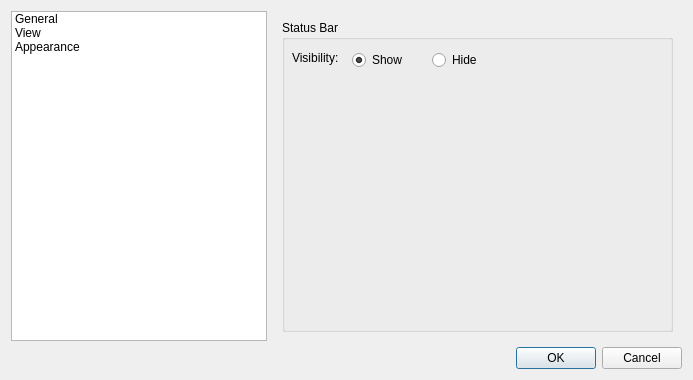
<?xml version="1.0" encoding="UTF-8"?>
<ui version="4.0">
 <class>PreferencesDialog</class>
 <widget class="QDialog" name="PreferencesDialog">
  <property name="geometry">
   <rect>
    <x>0</x>
    <y>0</y>
    <width>693</width>
    <height>380</height>
   </rect>
  </property>
  <property name="windowTitle">
   <string>Preferences</string>
  </property>
  <property name="windowIcon">
   <iconset resource="Resources.qrc">
    <normaloff>:/icons/settings_w.png</normaloff>:/icons/settings_w.png</iconset>
  </property>
  <layout class="QFormLayout" name="formLayout">
   <item row="0" column="0">
    <widget class="QListWidget" name="PrefList">
     <item>
      <property name="text">
       <string>General</string>
      </property>
     </item>
     <item>
      <property name="text">
       <string>View</string>
      </property>
     </item>
     <item>
      <property name="text">
       <string>Appearance</string>
      </property>
     </item>
    </widget>
   </item>
   <item row="0" column="1">
    <widget class="QStackedWidget" name="stackedWidget">
     <property name="currentIndex">
      <number>1</number>
     </property>
     <widget class="QWidget" name="General"/>
     <widget class="QWidget" name="View">
      <layout class="QGridLayout" name="gridLayout_2">
       <item row="0" column="0">
        <widget class="QGroupBox" name="groupBox_2">
         <property name="title">
          <string>Status Bar</string>
         </property>
         <widget class="QLabel" name="label_2">
          <property name="geometry">
           <rect>
            <x>10</x>
            <y>30</y>
            <width>51</width>
            <height>16</height>
           </rect>
          </property>
          <property name="text">
           <string>Visibility:</string>
          </property>
         </widget>
         <widget class="QRadioButton" name="Show">
          <property name="enabled">
           <bool>true</bool>
          </property>
          <property name="geometry">
           <rect>
            <x>70</x>
            <y>30</y>
            <width>61</width>
            <height>20</height>
           </rect>
          </property>
          <property name="text">
           <string>Show</string>
          </property>
          <property name="checked">
           <bool>true</bool>
          </property>
         </widget>
         <widget class="QRadioButton" name="Hide">
          <property name="geometry">
           <rect>
            <x>150</x>
            <y>30</y>
            <width>90</width>
            <height>20</height>
           </rect>
          </property>
          <property name="sizePolicy">
           <sizepolicy hsizetype="Minimum" vsizetype="Fixed">
            <horstretch>0</horstretch>
            <verstretch>0</verstretch>
           </sizepolicy>
          </property>
          <property name="font">
           <font>
            <bold>false</bold>
            <underline>false</underline>
           </font>
          </property>
          <property name="autoFillBackground">
           <bool>false</bool>
          </property>
          <property name="text">
           <string>Hide</string>
          </property>
         </widget>
        </widget>
       </item>
      </layout>
     </widget>
     <widget class="QWidget" name="Apperance">
      <layout class="QGridLayout" name="gridLayout">
       <item row="0" column="1">
        <widget class="QGroupBox" name="groupBox">
         <property name="title">
          <string>Color Options</string>
         </property>
         <property name="alignment">
          <set>Qt::AlignmentFlag::AlignLeading|Qt::AlignmentFlag::AlignLeft|Qt::AlignmentFlag::AlignVCenter</set>
         </property>
         <property name="flat">
          <bool>false</bool>
         </property>
         <widget class="QRadioButton" name="Dark">
          <property name="geometry">
           <rect>
            <x>90</x>
            <y>30</y>
            <width>48</width>
            <height>20</height>
           </rect>
          </property>
          <property name="text">
           <string>Dark</string>
          </property>
         </widget>
         <widget class="QLabel" name="label">
          <property name="geometry">
           <rect>
            <x>10</x>
            <y>30</y>
            <width>72</width>
            <height>16</height>
           </rect>
          </property>
          <property name="text">
           <string>Color Theme:</string>
          </property>
         </widget>
         <widget class="QRadioButton" name="Light">
          <property name="geometry">
           <rect>
            <x>180</x>
            <y>30</y>
            <width>51</width>
            <height>20</height>
           </rect>
          </property>
          <property name="text">
           <string>Light</string>
          </property>
         </widget>
         <widget class="QRadioButton" name="SysDef">
          <property name="geometry">
           <rect>
            <x>270</x>
            <y>30</y>
            <width>111</width>
            <height>20</height>
           </rect>
          </property>
          <property name="text">
           <string>System Default</string>
          </property>
         </widget>
        </widget>
       </item>
      </layout>
     </widget>
    </widget>
   </item>
   <item row="1" column="1">
    <widget class="QDialogButtonBox" name="buttonBox">
     <property name="standardButtons">
      <set>QDialogButtonBox::StandardButton::Cancel|QDialogButtonBox::StandardButton::Ok</set>
     </property>
    </widget>
   </item>
  </layout>
 </widget>
 <resources>
  <include location="Resources.qrc"/>
 </resources>
 <connections/>
</ui>
